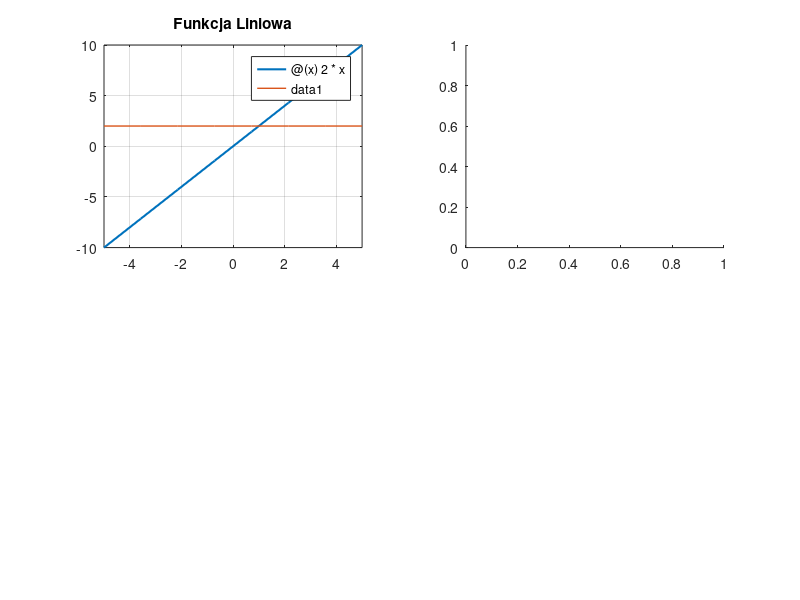

Source code (MATLAB): (Note: this script raises an error after producing the figure.)
clear all;
close all;
x = [-5 5];
liniowa = @(x) 2*x;
pliniowa = @(x) 2;
progowa = @(x) heaviside(x);
pprogowa = @(x) dirac(x);
sigmoidalna = @(x) 1/(1+ exp(-x));
psigmoidalna = @(x) exp(-x)/((1+ exp(-x))^2);
relu = @(x) max(0,x);
prelu = @(x) heaviside(x);
subplot(2,2,1)
fplot(liniowa,x,'LineWidth',1.5)
hold on 
fplot(pliniowa,x,'LineWidth',1)
grid on
title('Funkcja Liniowa')
subplot(2,2,2)
fplot(progowa,x,'LineWidth',1.5)
hold on 
ff = -5:0.01:5
y = double(ff == 0);
plot(ff, y,'LineWidth',1);
grid on
title('Funkcja Progowa')
subplot(2,2,3)
fplot(sigmoidalna,x,'LineWidth',1.5)
hold on 
fplot(psigmoidalna,x,'LineWidth',1)
grid on
title('Funkcja Sigmoidalna')
subplot(2,2,4)
fplot(relu,x,'LineWidth',1.5)
hold on 
fplot(prelu,x,'LineWidth',1)
grid on
title('Funkcja Relu')
legend('funkcja aktywacji','pochodna funkcji aktywacji')